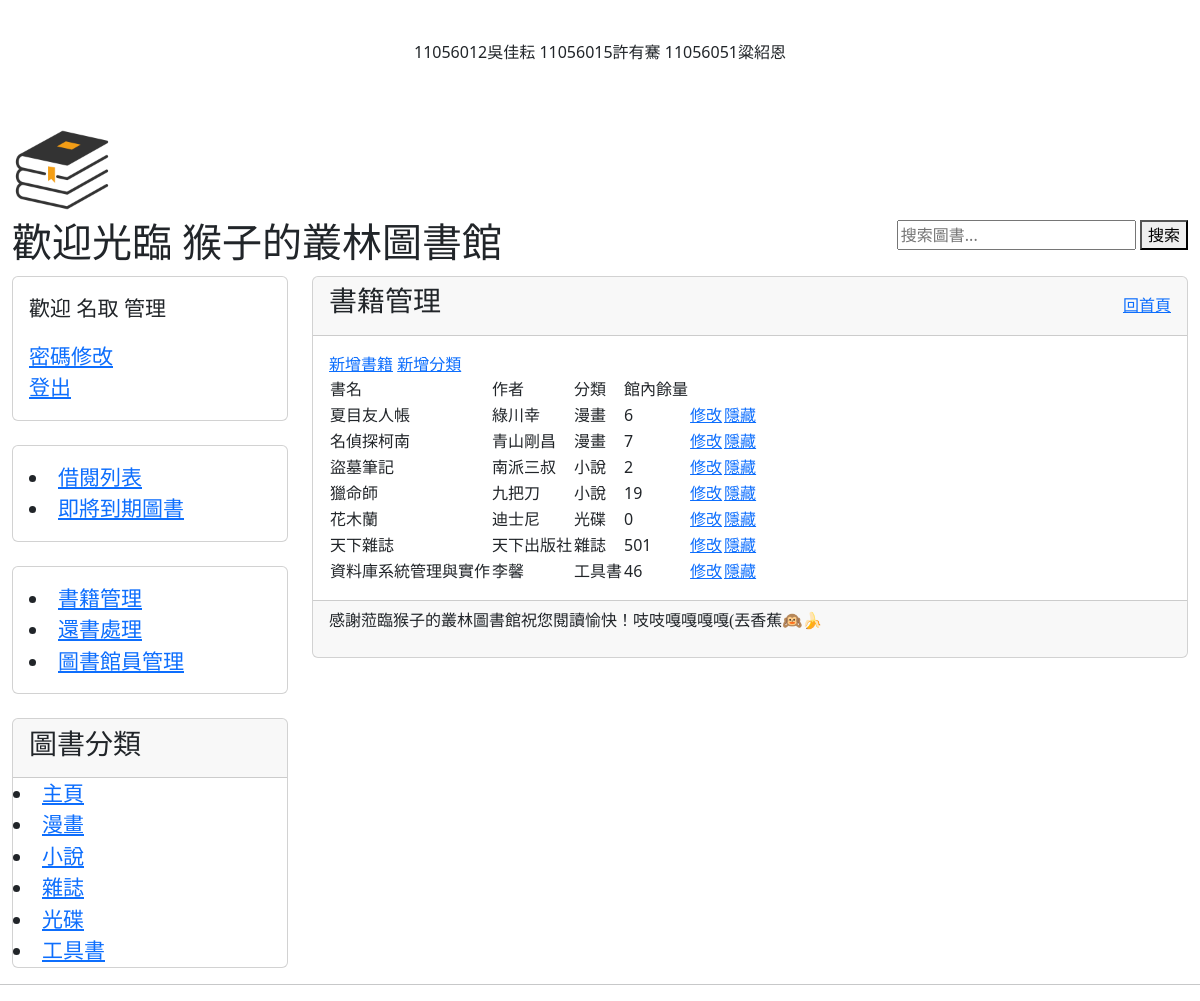
Page /bookManagePage/ (signed in) on the committed database.
### user_borrowAndReturn/models.py (models this page shows, shortened)
class Category(models.Model):
    name=models.CharField(max_length=100)

class Book(models.Model):
    title = models.CharField(max_length=200)
    author = models.CharField(max_length=100)
    cover = models.CharField(max_length=500)
    category = models.ForeignKey(Category, on_delete=models.CASCADE, null=True, blank=True)
    available_quantity = models.PositiveIntegerField()
    publication_date = models.DateField(null=True,blank=True)
    content=models.TextField(max_length=500,null=True,blank=True)
    isOn=models.BooleanField(default=True)

### user_borrowAndReturn/views.py (the view)
# urls.py: path('bookManagePage/',views.bookManagePage,name='bookManagePage'),
def bookManagePage(request):
    if request.user.is_staff:
        BookList=Book.objects.all()
        return render(request, 'bookManagePage.html',locals())
    else:
        return redirect('/')

### user_borrowAndReturn/templatetags/getAllCategoryForMenu.py (called while the page is built)
@register.simple_tag
def get_menu_categories():
    return Category.objects.all()

### user_borrowAndReturn/templates/bookManagePage.html (shortened to what this page needs)
{% extends "base.html" %}
{% block headmessage %}
<div style="display: flex;justify-content: space-between; align-items: center;">
    <h3 style='font-family:微軟正黑體;'>書籍管理</h3>
    <a style='font-family:微軟正黑體;' href="/">回首頁</a>
</div>
{%endblock headmessage%}
{% block content%}
<a href="/addBook/">新增書籍</a>
<a href="/addCategory/">新增分類</a>
{% if BookList %}
<table>
<tr>
    <td>書名</td>
    <td>作者</td>
    <td>分類</td>
    <td>館內餘量</td>
</tr>
       {% for book in BookList %}
       <tr>
            <td>{{ book.title }}</td>
            <td>{{ book.author }}</td>
            <td>{{ book.category.name }}</td>
            <td>{{ book.available_quantity }}</td>
            <td><a href="/bookModify/{{ book.id }}">修改</a></td>
            {% if book.isOn %}
                <td><a href="/bookHide/{{ book.id }}" onclick="alert('確認隱藏此書籍嗎')">隱藏</a></td>
            {% else %}
                <td><a href="/bookShow/{{ book.id }}" onclick="alert('確認顯示此書籍嗎')">顯示</a></td>
            {% endif %}
            </tr>
        {% endfor %}
</table>
{% else %}
    <p>尚未有書籍</p>
{% endif %}
{% endblock content %}

### user_borrowAndReturn/templates/base.html (shortened to what this page needs)
{% load getAllCategoryForMenu %}
<!DOCTYPE html>
<html>
    <head>
    <link href="https://cdn.jsdelivr.net/npm/bootstrap@5.3.2/dist/css/bootstrap.min.css" rel="stylesheet">
    </head>
    <body>
        <div class="container-fluid">
            {% include 'header.html'%}
            <div class="row">
                <div class="col-sm-3 col-md-3">
                    <div class="card">
                        <div class="card-body">
                            <div class="list-group" style="font-size: 21px;">
                                    {% if request.user.is_active %}
                                        {% if request.user.is_superuser %}
                                            <p>歡迎 {{ request.user.first_name }} 管理</p>
                                        {% elif request.user.is_staff %}
                                            <p>歡迎 {{ request.user.first_name }} 圖書員</p>
                                        {% else %}
                                            <p>歡迎 {{ request.user.first_name }} 讀者</p>
                                        {% endif %}
                                        <a href="/modifyInformation/">密碼修改</a>
                                        <a href="/logout/">登出</a>
                                    {% else %}
                                        <p>當前尚未登入</p>
                                        <a href="/login/">登入</a>
                                        <a href="/register/">註冊</a>
                                    {% endif %}
                            </div>
                        </div>
                    </div>
                    <br>
                    {% if request.user.is_active %}
                    <div class="card">
                        <div class="card-body">
                            <div class="list-group" style="font-size: 21px;">
                                <li><a href="/borrowList/">借閱列表</a></li>
                                <li><a href="/needReturn/">即將到期圖書</a></li>
                            </div>
                        </div>
                    </div>
                    <br>
                    {% endif %}
                    {% if request.user.is_staff %}
                    <div class="card">
                        <div class="card-body">
                            <div class="list-group" style="font-size: 21px;">
                                <li><a href="/bookManagePage/">書籍管理</a></li>
                                <li><a href="/returnBookPage/">還書處理</a></li>
                                {% if request.user.is_superuser %}
                                <li><a href="/librarianManage/">圖書館員管理</a></li>
                                {% endif %}
                            </div>
                        </div>
                    </div>
                    <br>
                    {% endif %}
                    <div class="card">
                        <div class="card-header">
                            <h3>圖書分類<h3>
                        </div>
                        <div class="list-group" style="font-size: 21px;">
                            <li><a href="/">主頁</a></li>
                            {% get_menu_categories as categories %}
                            {% for category in categories %}
                                <li><a href="/category/{{ category.id }}/">{{ category.name }}</a></li>
                            {% endfor %}
                        </div>
                    </div>
                </div>
                <div class="col-sm-9 col-md-9">
                <div class="card">
                    <div class="card-header">
                    {% block headmessage %}
                    {% endblock %}
                </div>
                <div class="card-body">
                    {% block content %}
                    {% endblock %}
                </div>
                <div class="card-footer">
                    {% include 'footer.html' %}
                </div>
            </div>
                </div>
            </div>
        </div>
        <hr>
    </body>
</html>

### rows in the picture
Category: name "漫畫"
Category: name "小說"
Category: name "雜誌"
Category: name "光碟"
Category: name "工具書"
Book: title "夏目友人帳", author "綠川幸", category.name "漫畫", available_quantity "6"
Book: title "名偵探柯南", author "青山剛昌", category.name "漫畫", available_quantity "7"
Book: title "盜墓筆記", author "南派三叔", category.name "小說", available_quantity "2"
Book: title "獵命師", author "九把刀", category.name "小說", available_quantity "19"
Book: title "花木蘭", author "迪士尼", category.name "光碟", available_quantity "0"
Book: title "天下雜誌", author "天下出版社", category.name "雜誌", available_quantity "501"
Book: title "資料庫系統管理與實作", author "李馨", category.name "工具書", available_quantity "46"

### other values in the picture
{{ request.user.first_name }} "名取"
